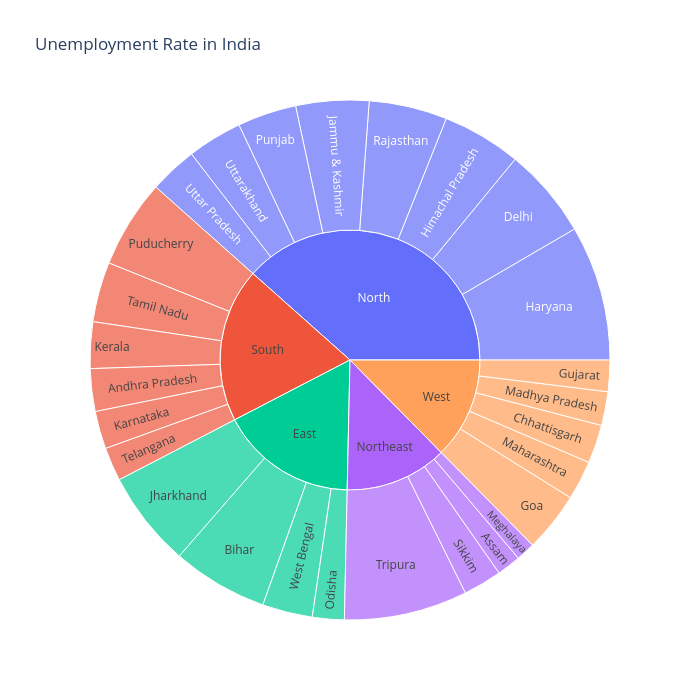

Notebook source saved alongside this figure:
### Markdown cell above
### Sunburst Plot of Unemployment Rate

### Code cell
unemploment = df[["Region", "Region.1", "Unemployment_Rate"]]
figure = px.sunburst(unemploment, path=["Region.1", "Region"], 
                     values="Unemployment_Rate", 
                     width=700, height=700, color_continuous_scale="RdY1Gn", 
                     title="Unemployment Rate in India")
figure.show()

### Figure 1 — Plotly figure (JSON) as saved in the notebook; plotly's stock layout.template omitted (floating-point values rounded to 4 significant figures)
{"data": [{"branchvalues": "total", "domain": {"x": [0, 1], "y": [0, 1]}, "hovertemplate": "labels=%{label}<br>Unemployment_Rate=%{value}<br>parent=%{parent}<br>id=%{id}<extra></extra>", "ids": ["South/Andhra Pradesh", "Northeast/Assam", "East/Bihar", "West/Chhattisgarh", "North/Delhi", "West/Goa", "West/Gujarat", "North/Haryana", "North/Himachal Pradesh", "North/Jammu & Kashmir", "East/Jharkhand", "South/Karnataka", "South/Kerala", "West/Madhya Pradesh", "West/Maharashtra", "Northeast/Meghalaya", "East/Odisha", "South/Puducherry", "North/Punjab", "North/Rajasthan", "Northeast/Sikkim", "South/Tamil Nadu", "South/Telangana", "Northeast/Tripura", "North/Uttar Pradesh", "North/Uttarakhand", "East/West Bengal", "South", "Northeast", "East", "West", "North"], "labels": ["Andhra Pradesh", "Assam", "Bihar", "Chhattisgarh", "Delhi", "Goa", "Gujarat", "Haryana", "Himachal Pradesh", "Jammu & Kashmir", "Jharkhand", "Karnataka", "Kerala", "Madhya Pradesh", "Maharashtra", "Meghalaya", "Odisha", "Puducherry", "Punjab", "Rajasthan", "Sikkim", "Tamil Nadu", "Telangana", "Tripura", "Uttar Pradesh", "Uttarakhand", "West Bengal", "South", "Northeast", "East", "West", "North"], "name": "", "parents": ["South", "Northeast", "East", "West", "North", "West", "West", "North", "North", "North", "East", "South", "South", "West", "West", "Northeast", "East", "South", "North", "North", "Northeast", "South", "South", "Northeast", "North", "North", "East", "", "", "", "", ""], "type": "sunburst", "values": [86.64, 48.56, 194.7, 78.19, 184.1, 121.7, 63.76, 274.8, 160.7, 148.3, 195.4, 76.68, 94.34, 68.54, 79.79, 38.66, 64.62, 179.4, 119.8, 158.7, 78.34, 121.9, 68.33, 250.6, 97.37, 111.6, 101.9, 627.3, 416.1, 556.6, 411.9, 1255.0]}], "layout": {"height": 700, "legend": {"tracegroupgap": 0}, "title": {"text": "Unemployment Rate in India"}, "width": 700}}
